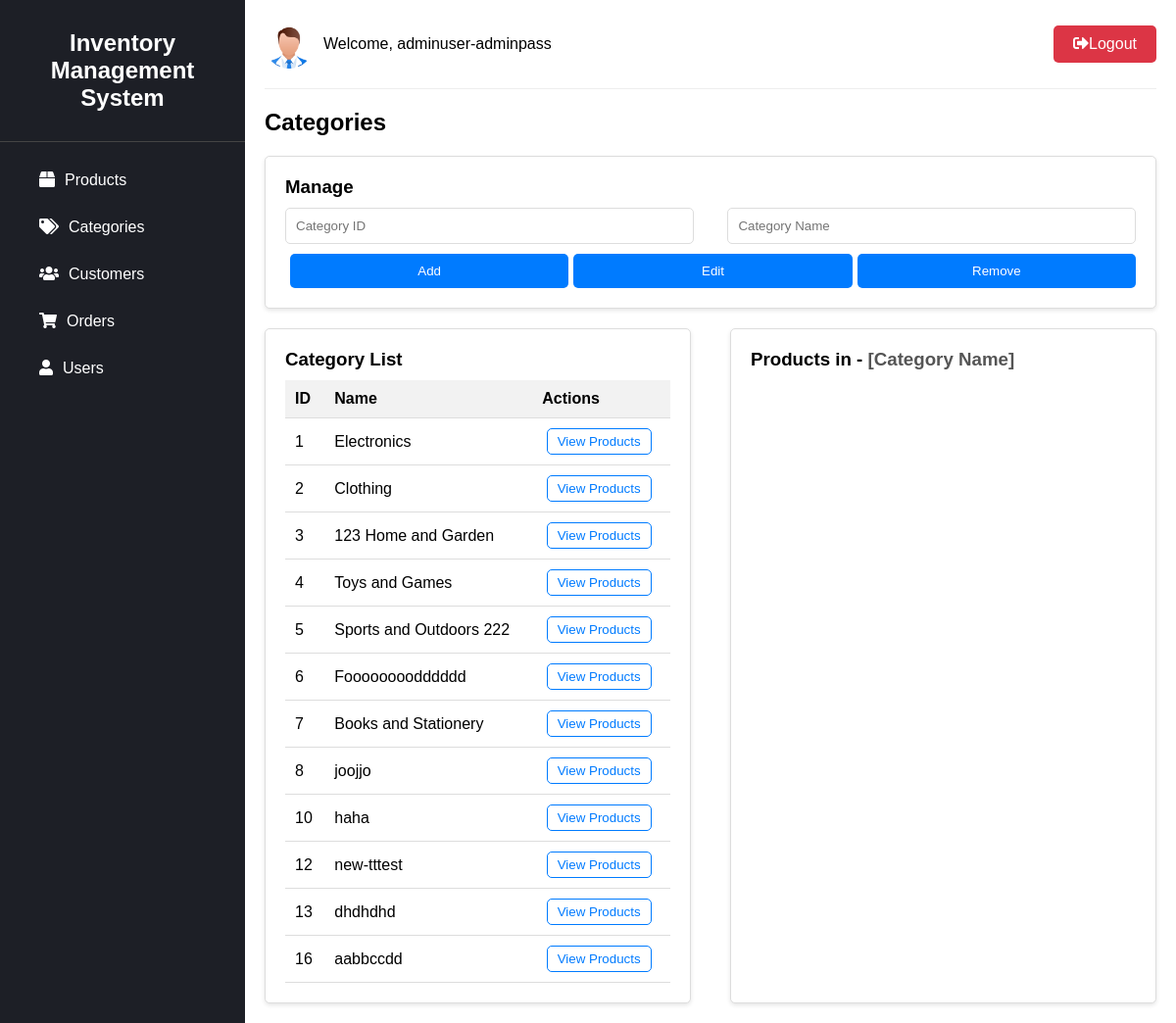
Page /dash-catg.php (signed in) on the committed database.
### tables this page shows
CREATE TABLE `category` (
  `id` int(11) NOT NULL,
  `name` varchar(250) NOT NULL
);

### dash-catg.php (the view, shortened to what this page needs)
<?php
require_once 'db_connect.php';
$sql = "SELECT * FROM category";
$stmt = $conn->prepare($sql);
$stmt->execute();
?>
<!DOCTYPE html>
<html>
<head>
    <link rel="stylesheet" href="https://cdnjs.cloudflare.com/ajax/libs/font-awesome/5.15.4/css/all.min.css">
    <link rel="stylesheet" href="css/common-style.css">
    <link rel="stylesheet" href="css/catg-style.css">
</head>
<body>
<?php include 'common-section.php'; ?>
        <h2>Categories</h2>
<div class="category-section">
<div class="category-form">
  <h3>Manage</h3>
  <form action="category.php" method="post">
    <input type="number" name="id" id="category_id" placeholder="Category ID">
    <input type="text" name="name" id="category_name" placeholder="Category Name">
    <div class="form-buttons">
      <button type="submit" name="add" class="add-btn">Add</button>
      <button type="submit" name="edit" class="edit-btn">Edit</button>
      <button type="submit" name="remove" class="remove-btn">Remove</button>
    </div>
  </form>
</div>
<div class="category-table">
  <h3>Category List</h3>
  <table>
    <thead>
      <tr>
        <th>ID</th>
        <th>Name</th>
        <th>Actions</th>
      </tr>
    </thead>
    <tbody>
      <?php
        while ($row = $stmt->fetch(PDO::FETCH_ASSOC)) {
          echo "<tr>";
          echo "<td>".$row['id']."</td>";
          echo "<td>".$row['name']."</td>";
          echo "<td>";
          echo "<button class='view-products-btn' data-category-id='".$row['id']."' data-category-name='".$row['name']."'>View Products</button>";
          echo "</td>";
          echo "</tr>";
        }
      ?>
    </tbody>
  </table>
</div>
<div class="product-table">
  <h3>Products in - <span id="categoryName" style="color:#555">[Category Name]</span></h3>
</div>
</div>
        </div>
    </div>
</body>
</html>

### css/common-style.css (style rules this page uses)
* { box-sizing: border-box; margin: 0; padding: 0; font-family: Arial, sans-serif; }
.content h2 { margin-bottom: 20px; font-size: 24px; }

### css/catg-style.css (style rules this page uses)
.category-section { display: flex; flex-wrap: wrap; justify-content: space-between; margin-top: 20px; }
.category-table { width: calc(50% - 20px); padding: 20px; border: 1px solid #ddd; border-radius: 5px; background-color: #fff; box-shadow: 0 2px 4px rgba(0, 0, 0, 0.1); }
.category-table h3 { margin-bottom: 10px; }
.category-table table { width: 100%; border-collapse: collapse; }
.category-table th, .category-table td { padding: 10px; text-align: left; border-bottom: 1px solid #ddd; }
.category-table th { font-weight: bold; background-color: #f2f2f2; }
.category-table td:last-child { text-align: center; }
.category-table .view-products-btn { background-color: #fff; color: #007bff; border: 1px solid #007bff; border-radius: 5px; padding: 5px 10px; cursor: pointer; margin-right: 5px; transition: all 0.3s ease; }
.product-table { width: calc(50% - 20px); padding: 20px; border: 1px solid #ddd; border-radius: 5px; background-color: #fff; box-shadow: 0 2px 4px rgba(0, 0, 0, 0.1); }
.product-table h3 { margin-bottom: 10px; }
.category-form { width: 100%; margin-bottom: 20px; padding: 20px; border: 1px solid #ddd; border-radius: 5px; background-color: #fff; box-shadow: 0 2px 4px rgba(0, 0, 0, 0.1); }
.category-form h3 { margin-bottom: 10px; }
.category-form form { display: flex; flex-wrap: wrap; justify-content: space-between; align-items: center; }
.category-form input { padding: 10px; margin-bottom: 10px; border: 1px solid #ddd; border-radius: 5px; width: 48%; outline: none; }
.category-form .form-buttons { width: 100%; display: flex; justify-content: flex-end; }
.category-form button { background-color: #007bff; color: #fff; border: none; border-radius: 5px; padding: 10px; cursor: pointer; margin-left: 5px; transition: all 0.3s ease; width:33%; }

### rows in the picture
category: id "1", name "Electronics"
category: id "2", name "Clothing"
category: id "3", name "123 Home and Garden"
category: id "4", name "Toys and Games"
category: id "5", name "Sports and Outdoors 222"
category: id "6", name "Foooooooodddddd"
category: id "7", name "Books and Stationery"
category: id "8", name "joojjo"
category: id "10", name "haha"
category: id "12", name "new-tttest"
category: id "13", name "dhdhdhd"
category: id "16", name "aabbccdd"

### other values in the picture
$user_fullname "adminuser-adminpass"
